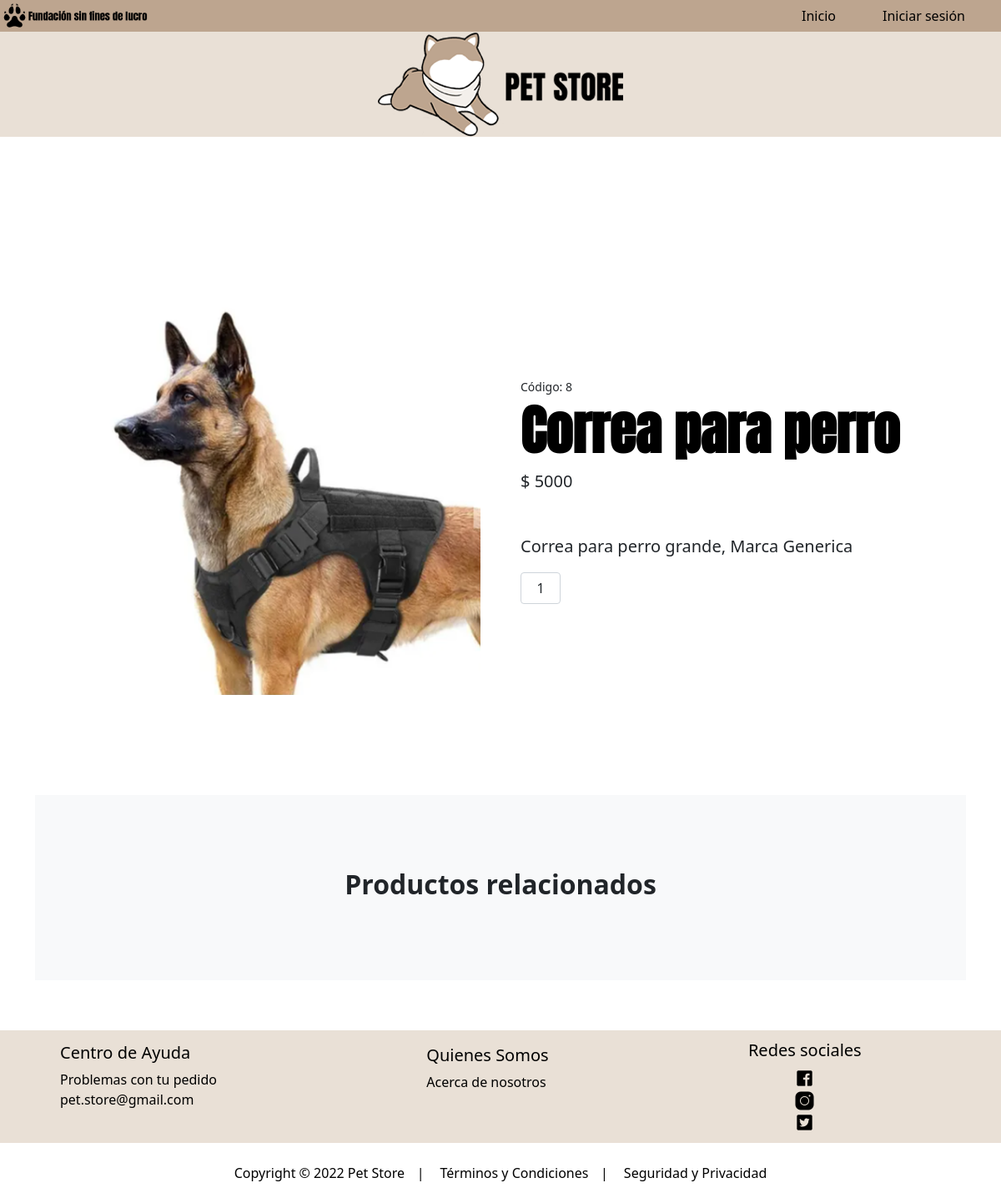
The page /detalleproducto/8/ on the database its author committed.
### core/models.py (models this page shows, shortened)
class Productos(models.Model):
    nombre = models.CharField(max_length=100)
    imagen = models.ImageField(upload_to="imagenesproducto", null=True)
    descripcion = models.CharField(max_length=500)
    precio = models.IntegerField()
    stock = models.IntegerField(null=True, default=0)
    categoria = models.ForeignKey(Categorias, on_delete=models.PROTECT)
    class Meta:
        db_table = 'productos'
        verbose_name = 'Producto'
        verbose_name_plural = 'Productos'
        ordering = ['id']

### core/views.py (the view)
# urls.py: path('detalleproducto/<id>/', views.detalleProducto, name='detalleproducto'),
def detalleProducto(request, id):
    product = get_object_or_404(Productos, id=id)
    data = {
        'producto': product,
    }
    return render(request, 'core/producto/detalle.html', data)

### core/templates/core/producto/detalle.html (shortened to what this page needs)
{% extends 'core/plantilla.html' %}
{% load static %}
{% load crispy_forms_tags %}
{% block contenido %}
<section class="py-5">
    <div class="container px-4 px-lg-5 my-3">
        <div class="row gx-4 gx-lg-5 align-items-center">
            {% if producto.imagen %}
            <div class="col-md-6"><img class="card-img-top mb-5 mb-md-0" src="{{ producto.imagen.url }}" /></div>
            {% else %}
            <div class="col-md-6"><img class="card-img-top mb-5 mb-md-0" src="https://dummyimage.com/450x300/dee2e6/6c757d.jpg" alt="..." /></div>
            {% endif %}
            <div class="col-md-6">
                <div class="small mb-1">Código: {{ producto.id }}</div>
                <h1 class="display-5 fw-bolder">{{ producto.nombre }}</h1>
                <div class="fs-5 mb-5">
                    <span>$ {{ producto.precio }} </span>
                </div>
                <p class="lead">{{ producto.descripcion }}</p>
                <div class="d-flex">
                    <input class="form-control text-center me-3" id="inputQuantity" type="num" value="1" style="max-width: 3rem" />
                </div>
            </div>
        </div>
    </div>
</section>
<section class="py-3 bg-light">
    <div class="container px-3 px-lg-5 mt-3">
        <h2 class="fw-bolder mb-4 text-center">Productos relacionados</h2>
    </div>
</section>
{% endblock %}

### core/static/core/css/estilo.css (style rules this page uses)
* { padding: 0; margin: 0; }
.container { padding: 5%; }
h1 { color: #000000; font-family: 'Anton', cursive; font-size: 4rem !important; }
body { font-family: monospace; }
.container { width: 100%; max-width: 1000px; margin: auto; }
body { font-family: 'Roboto', sans-serif; background: #E5E5E5; }
* { box-sizing: border-box; }

### rows shown on the page
Productos: imagen (picture), id "8", nombre "Correa para perro", precio "5000", descripcion "Correa para perro grande, Marca Generica"
